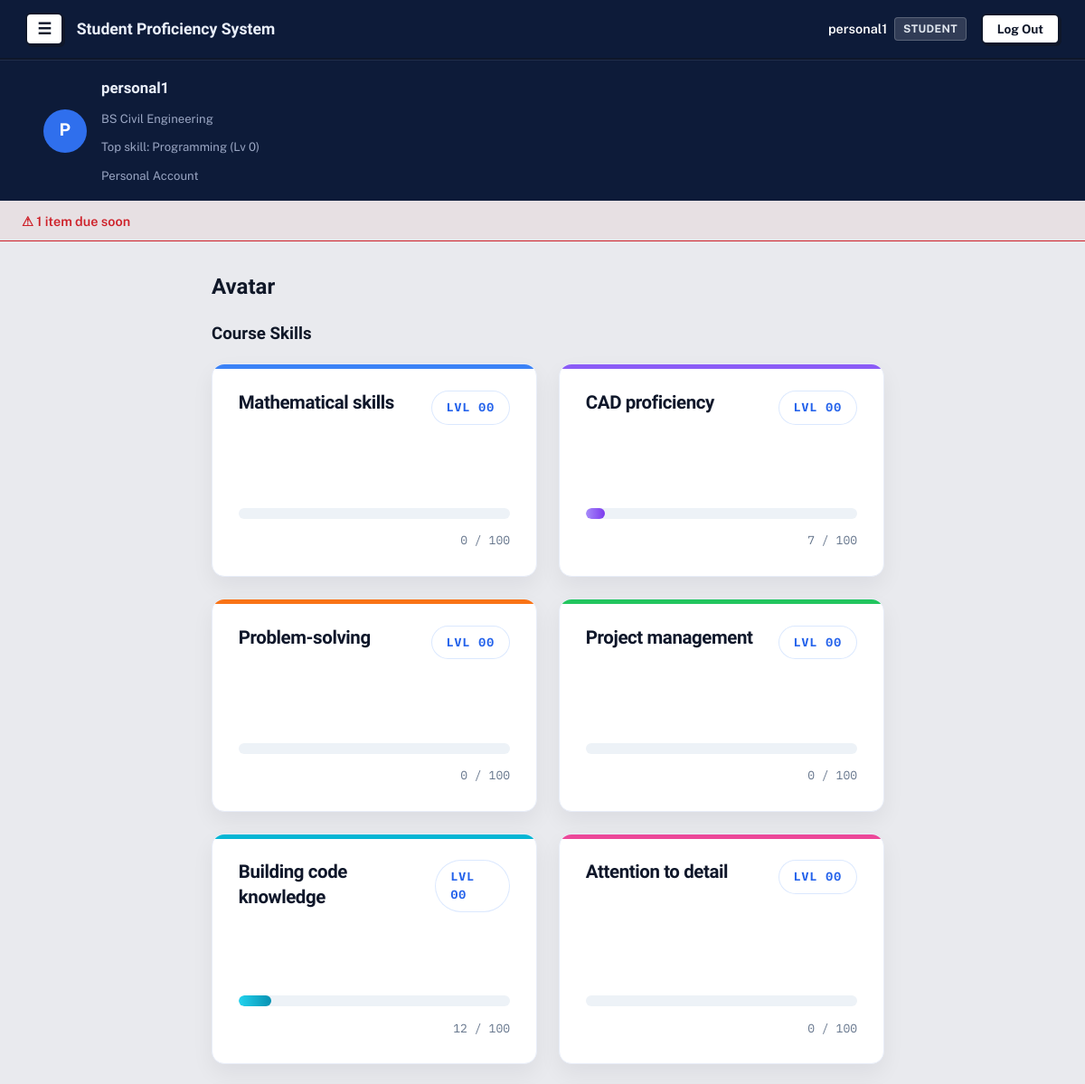
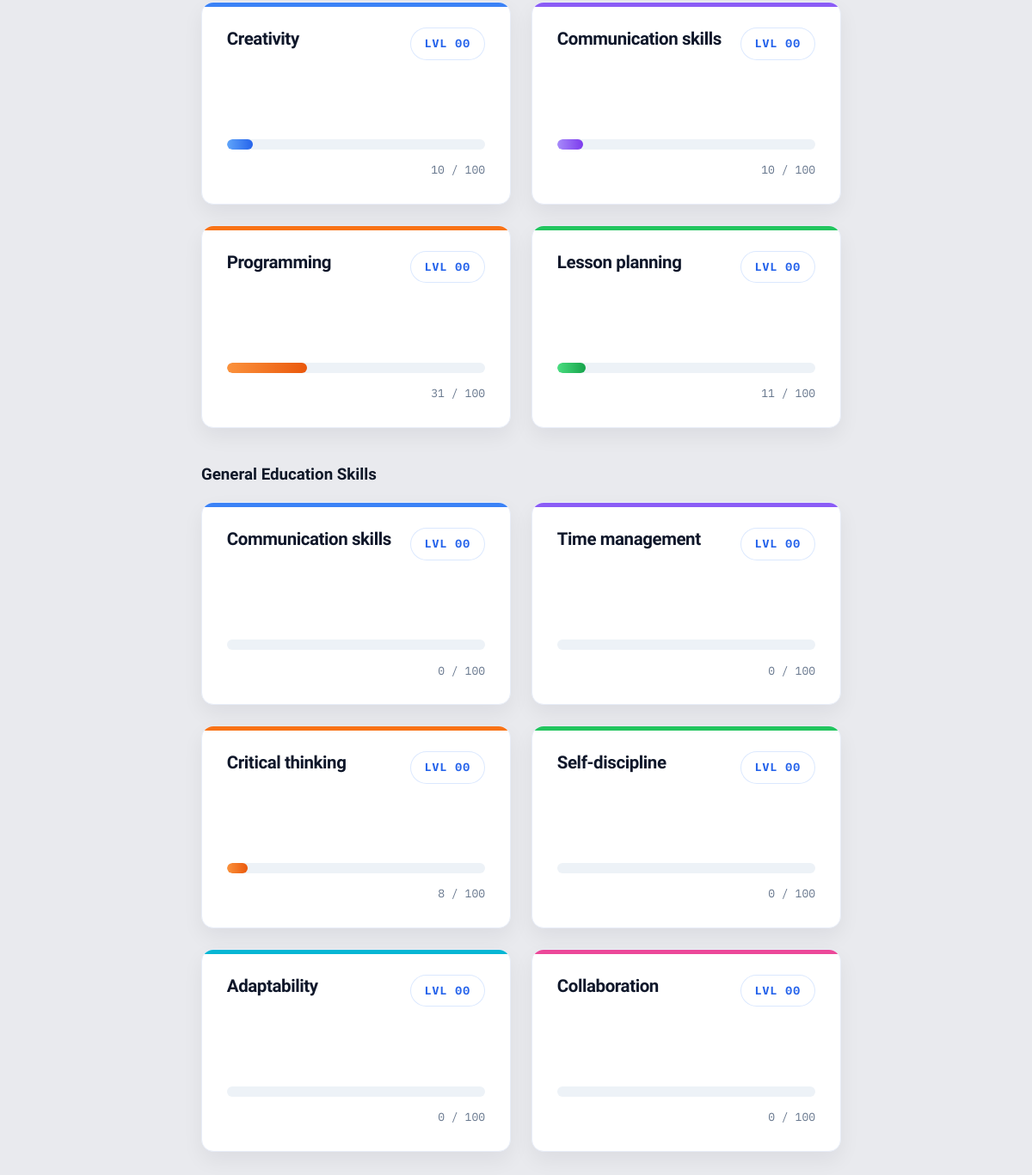
Page /avatar/ (signed in) on the committed database (2 pictures, top to bottom).
### accounts/models.py (models this page shows, shortened)
class Profile(models.Model):
    ROLE_CHOICES = [
        ('student', 'Student'),
        ('teacher', 'Teacher'),
    ]
    MODE_CHOICES = [
        ('personal', 'Personal'),
        ('professional', 'Professional'),
    ]
    user = models.OneToOneField(
        User, on_delete=models.CASCADE, related_name='profile')
    role = models.CharField(max_length=10, choices=ROLE_CHOICES)
    mode = models.CharField(
        max_length=15, choices=MODE_CHOICES, blank=True, null=True)
    course = models.ForeignKey(
        Course, on_delete=models.SET_NULL, null=True, blank=True)
    @property
    def is_manager(self):
        return self.role == 'teacher' or self.mode == 'personal'

### avatar/models.py (models this page shows, shortened)
class Course(models.Model):
    name = models.CharField(max_length=100)

class StudentSkill(models.Model):
    student = models.ForeignKey(
        User, on_delete=models.CASCADE, related_name='skills')
    skill = models.ForeignKey(Skill, on_delete=models.CASCADE)
    points = models.PositiveIntegerField(default=0)
    class Meta:
        unique_together = ('student', 'skill')
    @property
    def level(self):
        return self.points // 100
    @property
    def points_into_level(self):
        return self.points % 100
    @property
    def points_needed_for_level(self):
        return 100

class Skill(models.Model):
    CATEGORY_CHOICES = [
        ('general', 'General Education'),
        ('course', 'Course-Specific'),
        ('broad', 'Broad (Non-College)'),
    ]
    name = models.CharField(max_length=100)
    description = models.TextField(blank=True)
    category = models.CharField(
        max_length=10, choices=CATEGORY_CHOICES, default='course')
    course = models.ForeignKey(
        Course, on_delete=models.CASCADE, null=True, blank=True, related_name='skills')

### avatar/views.py (the view)
# urls.py: path('', views.my_skills, name='my_skills'),
@login_required
def my_skills(request):
    student_skills = request.user.skills.select_related('skill').all()
    course_skills = student_skills.filter(skill__category='course')
    general_skills = student_skills.filter(skill__category='general')
    broad_skills = student_skills.filter(skill__category='broad')
    return render(request, 'avatar/my_skills.html', {
        'course_skills': course_skills, 'general_skills': general_skills, 'broad_skills': broad_skills
    })

### accounts/context_processors.py (called while the page is built)
def profile_banner(request):
    if not request.user.is_authenticated or request.user.profile.role != 'student':
        return {}
    top_skill = request.user.skills.order_by('-points').first()
    return {'top_skill': top_skill}

### tracker/models.py (called while the page is built)
    @property
    def due_soon(self):
        return 0 <= (self.deadline - timezone.now().date()).days <= 3

### avatar/templates/avatar/my_skills.html (shortened to what this page needs)
{% extends 'base.html' %}
{% block content %}
<h2>Avatar</h2>
{% if course_skills %}
<h3>Course Skills</h3>
<ul class="skill-list">
    {% for student_skill in course_skills %}
    <li class="skill-card {% cycle 'blue' 'purple' 'orange' 'green' 'cyan' 'pink' %}">
        <div class="skill-card-top">
            <div class="skill-card-name">
                {{ student_skill.skill.name }}
            </div>
            <div class="skill-card-level">
                LVL {{ student_skill.level|stringformat:"02d" }}
            </div>
        </div>
        <div class="skill-description">
        </div>
        <div class="skill-bar-track">
            <div class="skill-bar-fill" style="width: {{ student_skill.points_into_level }}%;">
            </div>
        </div>
        <div class="skill-card-points">
            {{ student_skill.points_into_level }}
            /
            {{ student_skill.points_needed_for_level }}
        </div>
    </li>
    {% endfor %}
</ul>
{% endif %}
{% if general_skills %}
<h3>General Education Skills</h3>
<ul class="skill-list">
    {% for student_skill in general_skills %}
    <li class="skill-card {% cycle 'blue' 'purple' 'orange' 'green' 'cyan' 'pink' %}">
        <div class="skill-card-top">
            <div class="skill-card-name">
                {{ student_skill.skill.name }}
            </div>
            <div class="skill-card-level">
                LVL {{ student_skill.level|stringformat:"02d" }}
            </div>
        </div>
        <div class="skill-description">
        </div>
        <div class="skill-bar-track">
            <div class="skill-bar-fill" style="width: {{ student_skill.points_into_level }}%;">
            </div>
        </div>
        <div class="skill-card-points">
            {{ student_skill.points_into_level }}
            /
            {{ student_skill.points_needed_for_level }}
        </div>
    </li>
    {% endfor %}
</ul>
{% endif %}
{% endblock %}

### templates/base.html (shortened to what this page needs)
{% load static %}
<!DOCTYPE html>
<html lang="en">
<head>
    <link rel="stylesheet" href="{% static 'css/style.css' %}">
</head>
<body>
    <nav class="navbar">
        <div class="navbar-left">
            {% if user.is_authenticated %}
            <button id="menuToggle" class="menu-btn" aria-label="Menu">☰</button>
            {% endif %}
            <span class="brand">Student Proficiency System</span>
        </div>
        <div class="navbar-right">
            {% if user.is_authenticated %}
            <div class="user-badge">
                <span class="user-name">{{ user.username }}</span>
                <span class="role-pill">{{ user.profile.role|capfirst }}</span>
            </div>
            <form method="post" action="{% url 'logout' %}" class="logout-form">
                <button type="submit" class="btn-logout">Log Out</button>
            </form>
            {% else %}
            <a href="{% url 'login' %}" class="btn-auth">Log In</a>
            <a href="{% url 'signup' %}" class="btn-auth btn-signup">Sign Up</a>
            {% endif %}
        </div>
    </nav>
    {% if user.is_authenticated and user.profile.role == 'student' %}
    <div class="profile-banner">
        <div class="profile-banner-inner">
            <div class="profile-avatar-circle">{{ user.username|slice:":1"|upper }}</div>
            <div class="profile-info">
                <div class="profile-name">{{ user.username }}</div>
                <div class="profile-line">
                    {% if user.profile.course %}{{ user.profile.course.name }}{% else %}No course{% endif %}
                </div>
                <div class="profile-line">
                    {% if top_skill %}Top skill: {{ top_skill.skill.name }} (Lv {{ top_skill.level }}){% else %}No skills yet{% endif %}
                </div>
                <div class="profile-line">
                    {% if user.profile.mode == 'personal' %}Personal Account{% else %}Professional Account{% endif %}
                </div>
            </div>
        </div>
    </div>
    {% endif %}
    {% if reminder_count %}
    <div class="reminder-bar">
        <a href="{% url 'task_list' %}" class="reminder-btn">⚠ {{ reminder_count }} item{{ reminder_count|pluralize }} due soon</a>
    </div>
    {% endif %}
    <main class="page">
        {% block content %}
        {% endblock %}
    </main>
</body>
</html>

### rows in the picture
StudentSkill: skill.name "Programming", level "0", level "00", points_into_level "31", points_needed_for_level "100"
StudentSkill: skill.name "Mathematical skills", level "00", points_into_level "0", points_needed_for_level "100"
StudentSkill: skill.name "CAD proficiency", level "00", points_into_level "7", points_needed_for_level "100"
StudentSkill: skill.name "Problem-solving", level "00", points_into_level "0", points_needed_for_level "100"
StudentSkill: skill.name "Project management", level "00", points_into_level "0", points_needed_for_level "100"
StudentSkill: skill.name "Building code knowledge", level "00", points_into_level "12", points_needed_for_level "100"
StudentSkill: skill.name "Attention to detail", level "00", points_into_level "0", points_needed_for_level "100"
StudentSkill: skill.name "Creativity", level "00", points_into_level "10", points_needed_for_level "100"
StudentSkill: skill.name "Communication skills", level "00", points_into_level "10", points_needed_for_level "100"
StudentSkill: skill.name "Lesson planning", level "00", points_into_level "11", points_needed_for_level "100"
StudentSkill: skill.name "Communication skills", level "00", points_into_level "0", points_needed_for_level "100"
StudentSkill: skill.name "Time management", level "00", points_into_level "0", points_needed_for_level "100"
StudentSkill: skill.name "Critical thinking", level "00", points_into_level "8", points_needed_for_level "100"
StudentSkill: skill.name "Self-discipline", level "00", points_into_level "0", points_needed_for_level "100"
StudentSkill: skill.name "Adaptability", level "00", points_into_level "0", points_needed_for_level "100"
StudentSkill: skill.name "Collaboration", level "00", points_into_level "0", points_needed_for_level "100"

### other values in the picture
{{ user.username }} "personal1"
{{ user.profile.role|capfirst }} "STUDENT"
{{ user.username|slice:":1"|upper }} "P"
{{ user.profile.course.name }} "BS Civil Engineering"
{{ reminder_count }} "1"
